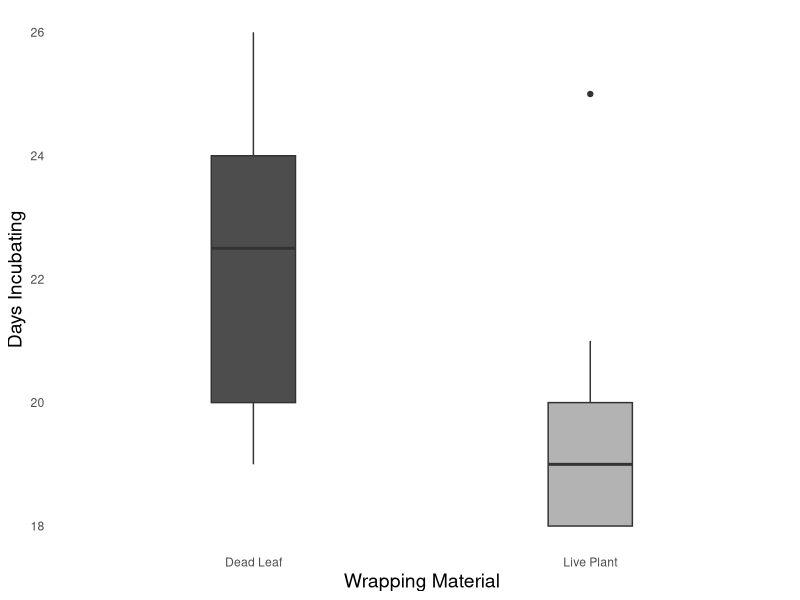
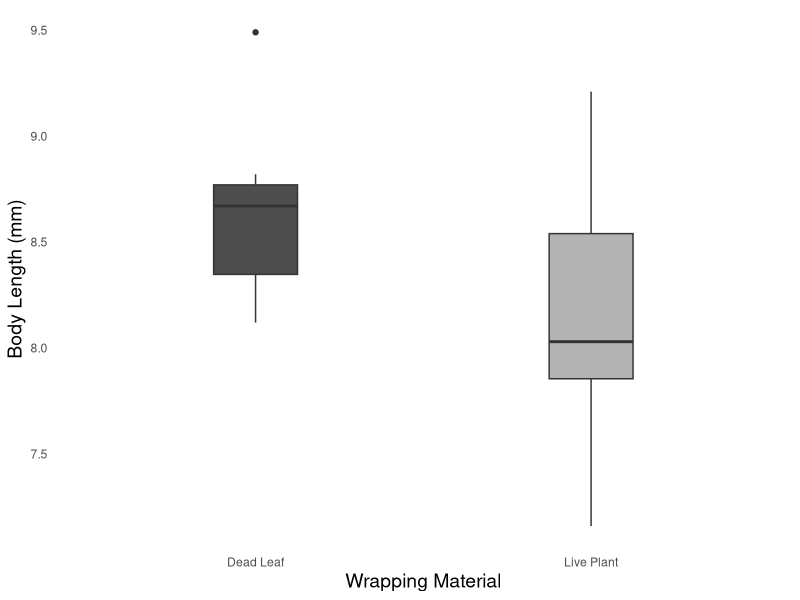
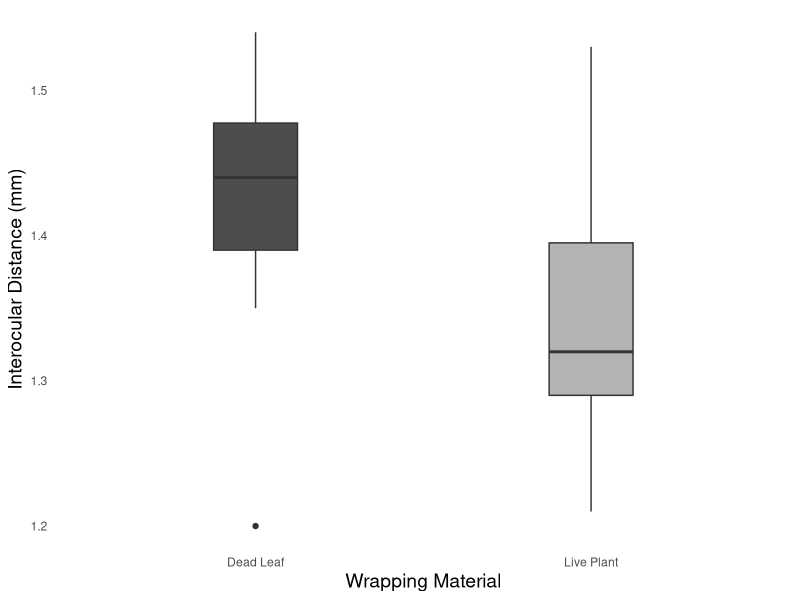
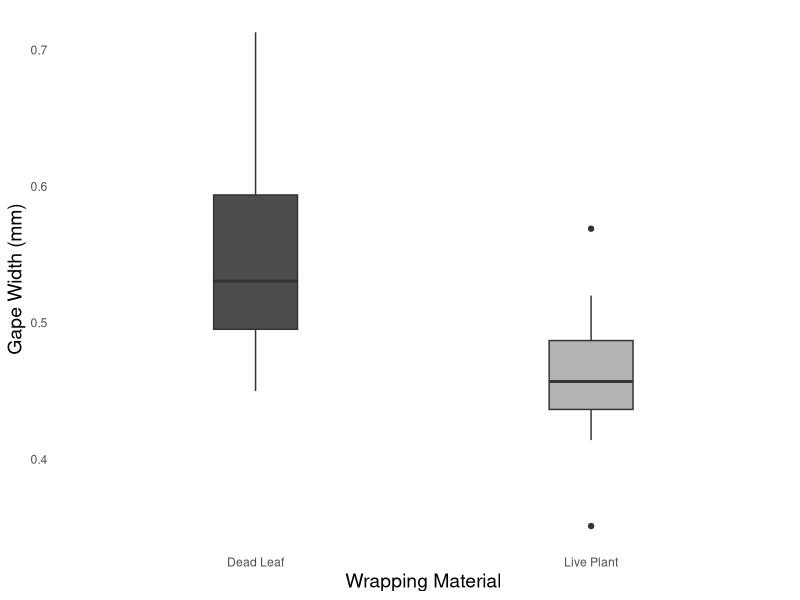

Recreate these plots in R, in order.
## ---- chunk 1
knitr::opts_chunk$set(echo = TRUE) #for knitting the PDF
if (!require("ggplot2")) install.packages("ggplot2"); library(ggplot2) #for pretty plots
if (!require("tidyverse")) install.packages("tidyverse"); library(tidyverse) #a collection of different packages for data science, such as ggplot and dplyr. ALWAYS DO LAST!! 
## ---- chunk 2
hatchling_data <- read.csv("hatchling_data.csv") 

head(hatchling_data)
tail(hatchling_data)
summary(hatchling_data)
str(hatchling_data)

## ---- chunk 3
t.test(days_incubating ~ substrate, data = hatchling_data)
t.test(body_length ~ substrate, data = hatchling_data)
t.test(interoccular_distance ~ substrate, data = hatchling_data)
t.test(gape_width ~ substrate, data = hatchling_data)
t.test(harrison_stage ~ substrate, data = hatchling_data)
## ---- chunk 4
hatchling_data_filtered <- hatchling_data %>% filter(id != 'N30')
tail(hatchling_data_filtered)
## ---- chunk 5
t.test(days_incubating ~ substrate, data = hatchling_data_filtered)
t.test(body_length ~ substrate, data = hatchling_data_filtered)
t.test(interoccular_distance ~ substrate, data = hatchling_data_filtered)
t.test(gape_width ~ substrate, data = hatchling_data_filtered)
## ---- chunk 6
summary_stats <- hatchling_data_filtered %>%
  group_by(substrate) %>%
  summarise(
    mean_days = mean(days_incubating),
    sd_days = sd(days_incubating),
    mean_body = mean(body_length),
    sd_body = sd(body_length),
    mean_interoc = mean(interoccular_distance),
    sd_interoc = sd(interoccular_distance),
    mean_gape = mean(gape_width),
    sd_gape = sd(gape_width)
  )

print(summary_stats)
## ---- chunk 7
ggplot(data=hatchling_data_filtered, aes(x=substrate, y=days_incubating, fill=substrate)) +
  geom_boxplot(width=0.25) +
  labs(x = "Wrapping Material", y = "Days Incubating") +
  theme_minimal() +
  scale_fill_manual(values = c("P" = "gray70", "L" = "gray30")) + 
  scale_x_discrete(labels = c("P" = "Live Plant", "L" = "Dead Leaf")) +
  theme(panel.grid.major = element_blank(),
        panel.grid.minor = element_blank(),
        axis.title.x = element_text(size=14),
        axis.title.y = element_text(size=14),
        legend.position = "none")

## ---- chunk 8
ggplot(data=hatchling_data_filtered, aes(x=substrate, y=body_length, fill=substrate)) +
  geom_boxplot(width=0.25) +
  labs(x = "Wrapping Material", y = "Body Length (mm)") +
  theme_minimal() +
  scale_fill_manual(values = c("P" = "gray70", "L" = "gray30")) + 
  scale_x_discrete(labels = c("P" = "Live Plant", "L" = "Dead Leaf")) +
  theme(panel.grid.major = element_blank(),
        panel.grid.minor = element_blank(),
        axis.title.x = element_text(size=14),
        axis.title.y = element_text(size=14),
        legend.position = "none")
## ---- chunk 9
ggplot(data=hatchling_data_filtered, aes(x=substrate, y=interoccular_distance, fill=substrate)) +
  geom_boxplot(width=0.25) +
  labs(x = "Wrapping Material", y = "Interocular Distance (mm)") +
  theme_minimal() +
  scale_fill_manual(values = c("P" = "gray70", "L" = "gray30")) + 
  scale_x_discrete(labels = c("P" = "Live Plant", "L" = "Dead Leaf")) +
  theme(panel.grid.major = element_blank(),
        panel.grid.minor = element_blank(),
        axis.title.x = element_text(size=14),
        axis.title.y = element_text(size=14),
        legend.position = "none")
## ---- chunk 10
ggplot(data=hatchling_data_filtered, aes(x=substrate, y=gape_width, fill=substrate)) +
  geom_boxplot(width=0.25) +
  labs(x = "Wrapping Material", y = "Gape Width (mm)") +
  theme_minimal() +
  scale_fill_manual(values = c("P" = "gray70", "L" = "gray30")) + 
  scale_x_discrete(labels = c("P" = "Live Plant", "L" = "Dead Leaf")) +
  theme(panel.grid.major = element_blank(),
        panel.grid.minor = element_blank(),
        axis.title.x = element_text(size=14),
        axis.title.y = element_text(size=14),
        legend.position = "none")
